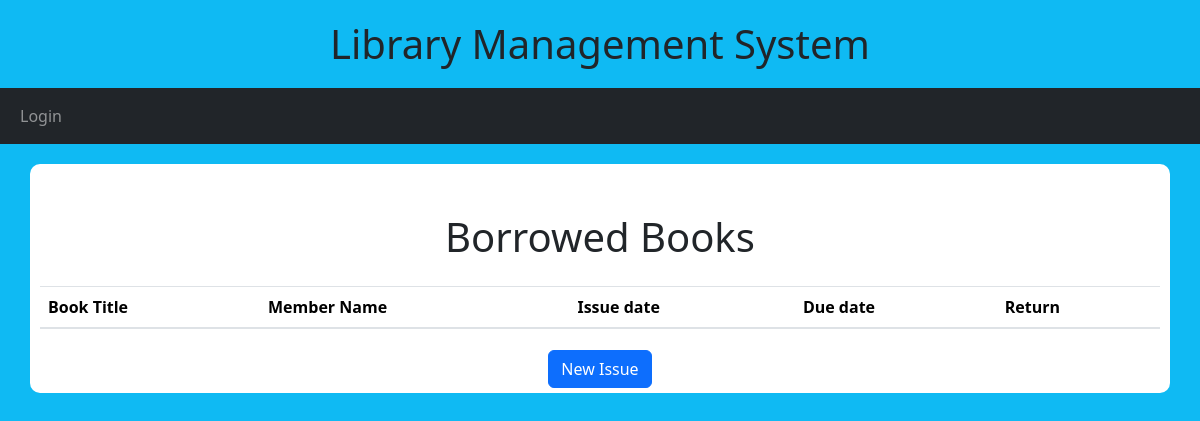
The page /borrowed_books/ on the database as committed earlier.
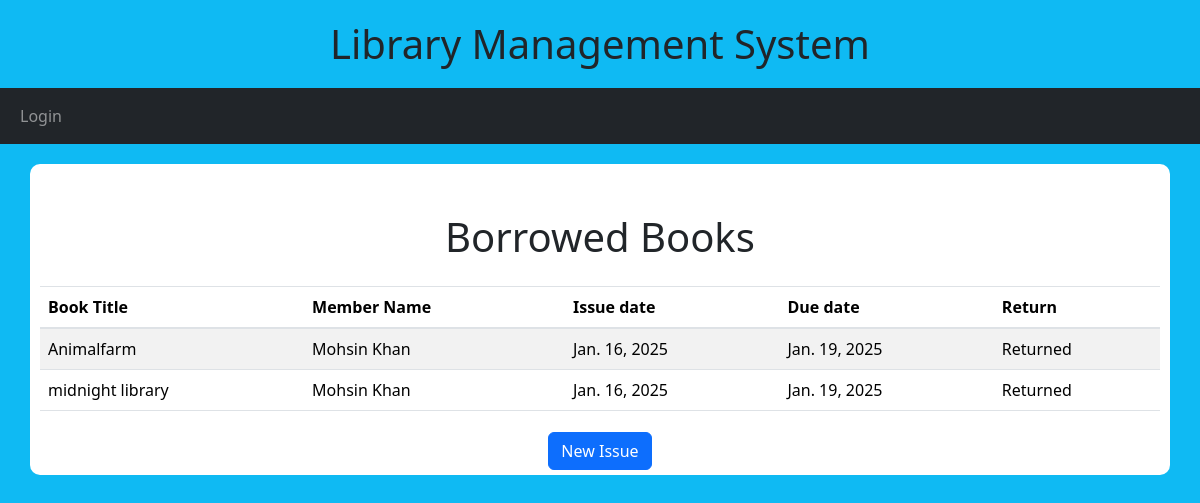
The same page on the database as committed later.
### library/models.py (models this page shows, shortened)
class BookIssue(models.Model):
    book = models.ForeignKey(Book, on_delete=models.CASCADE )
    member = models.ForeignKey(Member, on_delete=models.CASCADE)
    issue_date = models.DateField(auto_now_add=True)
    due_date = models.DateField()
    returned = models.BooleanField(default=False)
    class Meta:
        ordering = ['issue_date']
        db_table = 'book_issues'
        verbose_name = 'Book Issue'
        verbose_name_plural = 'Book Issues'

class Book(models.Model):
    cover = models.ImageField(upload_to='covers/', null=True, blank=True, default='covers/default_cover.jpg')
    title = models.CharField(max_length=200, null=False, blank=False)
    author = models.CharField(max_length=150, null=False, blank=False)
    publication_date = models.DateField(null=True, blank=True)
    isbn = models.CharField(max_length=13, unique=True, null=True, blank=True)
    pages = models.PositiveIntegerField(null=True, blank=True)
    price = models.DecimalField(max_digits=8, decimal_places=2, null=True, blank=True)
    quantity = models.PositiveIntegerField(default=0)
    No_of_copies_issued = models.IntegerField(default=0)
    def __str__(self):
        return self.title
    class Meta:
        ordering = ['title']
        db_table = 'books'
        verbose_name = 'Book'
        verbose_name_plural = 'Books'

class Member(models.Model):
    image = models.ImageField(upload_to='image/', null=True, blank=True)
    memberID = models.CharField(max_length=12, null=False, blank=False, unique=True)
    first_name = models.CharField(max_length=100, null=False, blank=False)
    last_name = models.CharField(max_length=100, null=False, blank=False)
    email = models.EmailField(max_length=150, null=True, blank=True)
    phone = models.CharField(max_length=15, null=True, blank=True)
    address = models.TextField(null=True, blank=True)
    def __str__(self):
        return f'{self.first_name} {self.last_name}'
    class Meta:
        ordering = ['first_name', 'last_name']
        db_table = 'members'
        verbose_name = 'Member'
        verbose_name_plural = 'Members'

### library/views.py (the view)
# urls.py: path('borrowed_books/', views.borrowed_books, name='borrowed_books'),
def borrowed_books(request):
    borrowed_books = BookIssue.objects.all()
    return render(request, 'borrowed_books.html', {'borrowed_books': borrowed_books})

### library/templates/borrowed_books.html (shortened to what this page needs)
{% extends 'base.html' %}
{% block content %}
    <h1>Borrowed Books</h1>
    <div class="container">
    <table class="table table-striped ">
        <thead>
            <tr>
                <th>Book Title</th>
                <th>Member Name</th>
                <th>Issue date</th>
                <th>Due date</th>
                <th>Return</th>
            </tr>
        </thead>
        <tbody>
            {% for book in borrowed_books %}
                <tr>
                    <td>{{ book.book }}</td>
                    <td>{{ book.member }}</td>
                    <td>{{ book.issue_date }}</td>
                    <td>{{ book.due_date }}</td>
                    {% if not book.returned %}
                        <td><a href="{% url 'return_book' book.id %}" class="btn btn-primary">Return</a></td>
                    {% else %}
                        <td>Returned</td>
                    {% endif %}
                </tr>
            {% endfor %}
        </tbody>
    </table>
</div>
    <div class="text-center">
        <a href="{% url 'add_borrow' %}" class="btn btn-primary">New Issue</a>
    </div>
{% endblock %}

Rows that differ between the two databases and show on the page:
added BookIssue: book "Animalfarm", member "Mohsin Khan", issue_date "Jan. 16, 2025", due_date "Jan. 19, 2025", returned "Returned"
added BookIssue: book "midnight library", member "Mohsin Khan", issue_date "Jan. 16, 2025", due_date "Jan. 19, 2025", returned "Returned"
